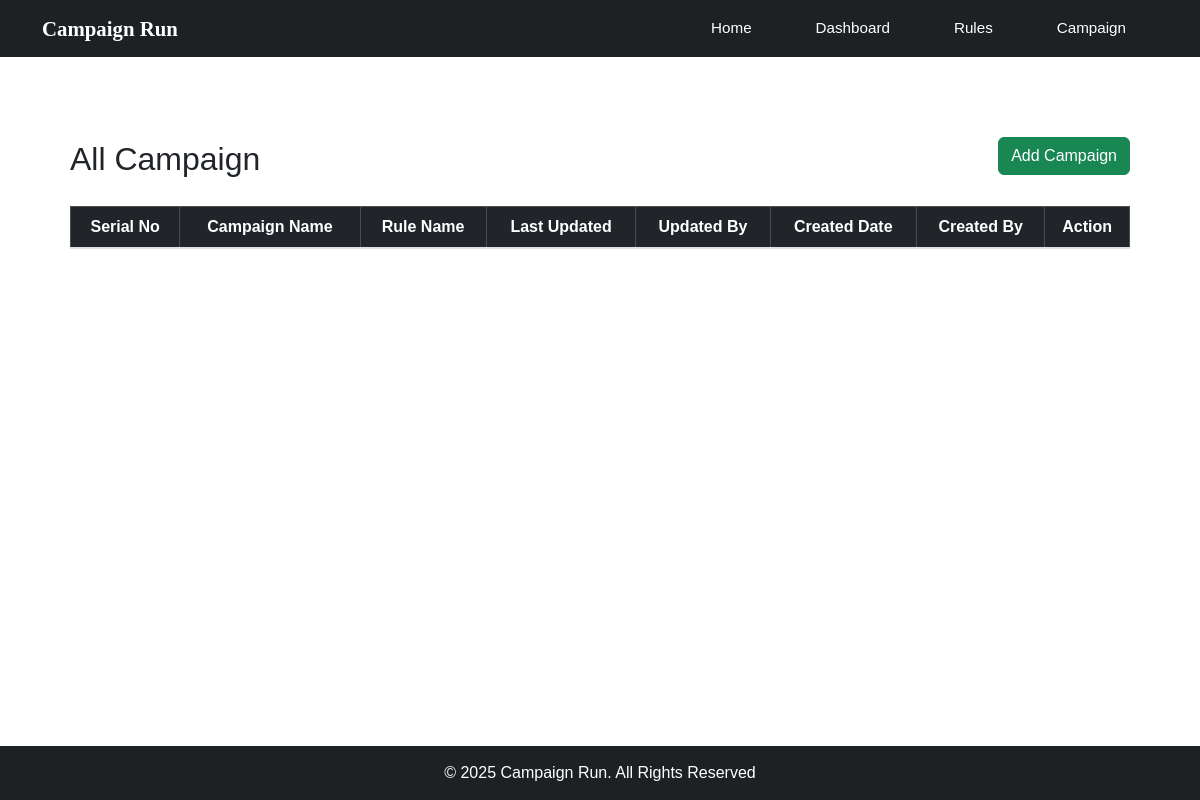
Before: /campaign/table with the older database file.
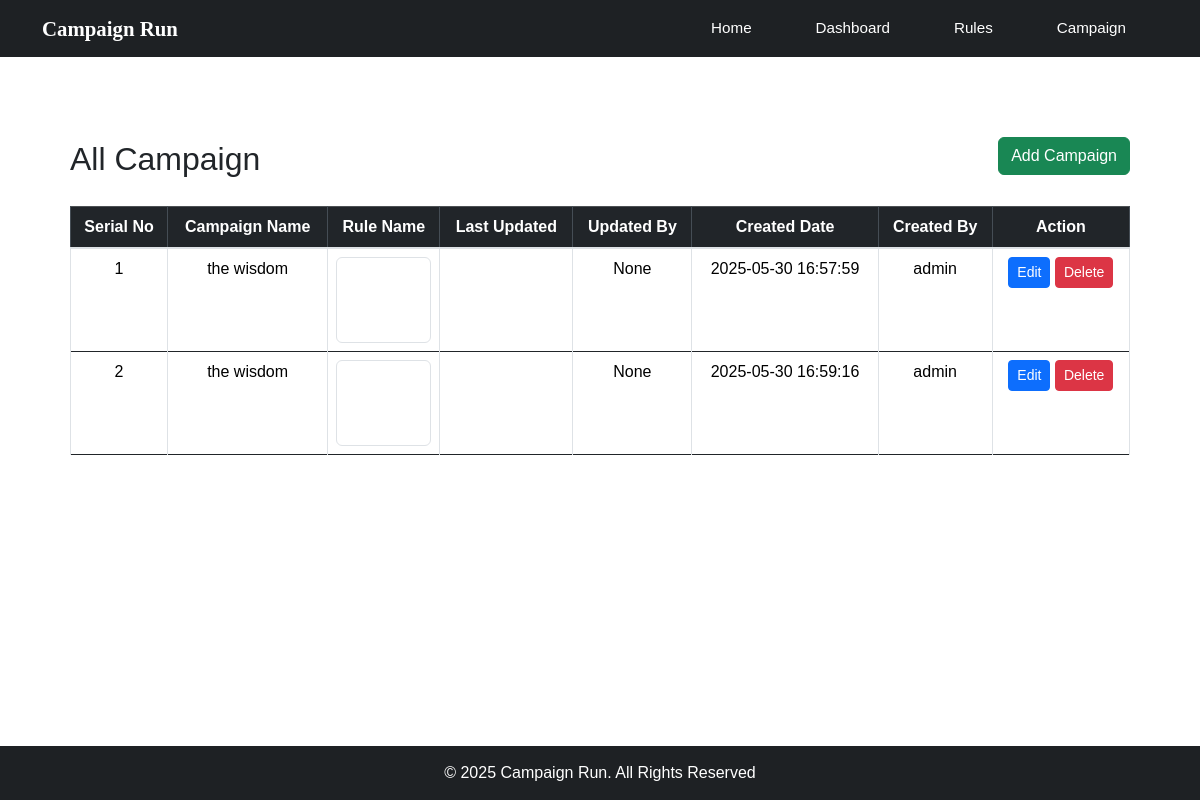
After: the same page with the newer database file.
### tables this page shows
CREATE TABLE campaigns (
                        id INTEGER PRIMARY KEY AUTOINCREMENT,
                        campaign_name TEXT,
                        rule_name TEXT,
                        created_by TEXT,
                        created_date TEXT,
                        updated_by TEXT,
                        updated_date TEXT
                    );

### app.py (the view)
@app.route('/campaign/table')
def campaign_table():
    with sqlite3.connect(DB_NAME) as conn:
        conn.row_factory = sqlite3.Row
        c = conn.cursor()
        c.execute("SELECT * FROM campaigns")
        campaigns = c.fetchall()
    return render_template('campaign.html', campaigns=campaigns)

### templates/campaign.html (shortened to what this page needs)
{% extends 'base.html' %}
{% block content %}
<head>
  <link href="https://cdn.jsdelivr.net/npm/bootstrap@5.3.3/dist/css/bootstrap.min.css" rel="stylesheet"/>
  <link rel="stylesheet" href="{{ url_for('static', filename='style.css') }}">
</head>
<div class="container table-container">
  <div class="d-flex justify-content-between align-items-center mb-3">
    <h2>All Campaign</h2>
    <div class="action-buttons">
      <a href="{{ url_for('add_campaign') }}" class="btn btn-success">Add Campaign</a>
    </div>
  </div>
  <div class="table-responsive">
    <table class="table table-bordered table-hover text-center">
      <thead class="table-dark">
      <tr>
        <th>Serial No</th>
        <th>Campaign Name</th>
        <th>Rule Name</th>
        <th>Last Updated</th>
        <th>Updated By</th>
        <th>Created Date</th>
        <th>Created By</th>
        <th>Action</th>
      </tr>
      </thead>
      <tbody>
      {% for campaign in campaigns %}
        <tr>
            <td>{{ loop.index }}</td>
            <td>{{ campaign.campaign_name }}</td>
            <td> <select name="rule_ids" multiple class="form-control">
              </select>
            </td>
            <td>{{ campaign.last_updated }}</td>
            <td>{{ campaign.updated_by }}</td>
            <td>{{ campaign.created_date }}</td>
            <td>{{ campaign.created_by }}</td>
            <td>
                <a href="{{ url_for('edit_campaign', id=campaign['id']) }}" class="btn btn-sm btn-primary">Edit</a>
                <a href="{{ url_for('delete_campaign', id=campaign['id']) }}" class="btn btn-sm btn-danger">Delete</a>
            </td>
        </tr>
        {% endfor %}
      </tbody>
    </table>
  </div>
</div>
{% endblock %}

Changed rows visible on the page:
added campaigns: campaign_name "the wisdom", updated_by "None", created_date "2025-05-30 16:57:59", created_by "admin"
added campaigns: campaign_name "the wisdom", updated_by "None", created_date "2025-05-30 16:59:16", created_by "admin"
